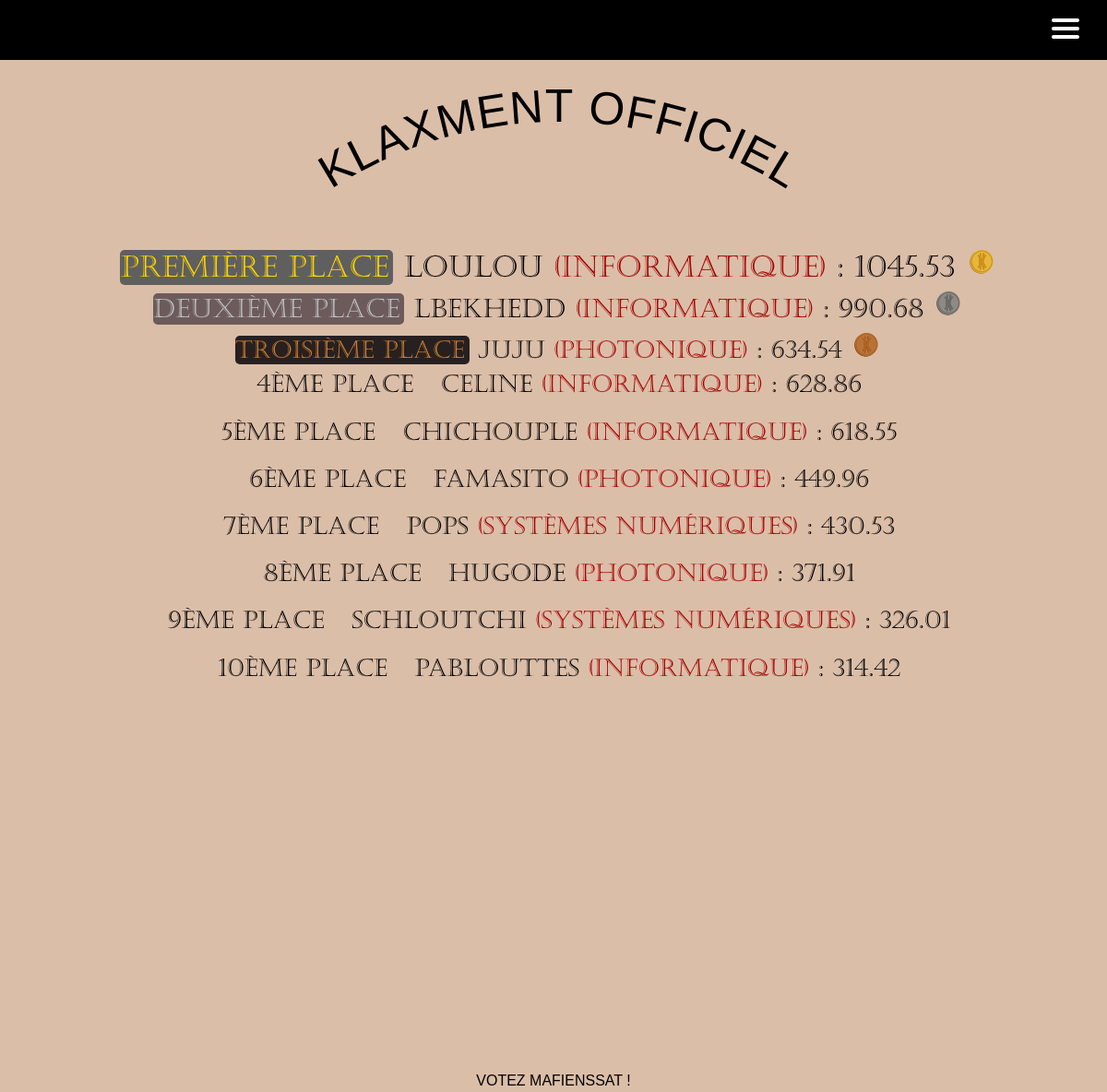
The page /klaxment/ on the database its author committed.
### main_app/models.py (models this page shows)
class User(AbstractUser):
    id = models.AutoField(primary_key=True, unique=True)
    first_name = models.CharField(max_length=30)
    last_name = models.CharField(max_length=30)
    username = models.CharField(max_length=20, unique=True)
    email = models.EmailField(unique=True, default="@enssat.fr")
    SECTOR = (
        ('INFO', 'Informatique'),
        ('PHOT', 'Photonique'),
        ('SNUM', 'Systèmes numériques'),
        ('IMR', 'IMR')
    )
    sector = models.CharField(max_length=4, choices=SECTOR, blank=True, help_text='Donne moi ta filière bro')
    created = models.DateTimeField(auto_now_add=True)
    updated = models.DateTimeField(auto_now=True)
    klax_coins = models.DecimalField(max_digits=12, decimal_places=2, default=100.00)
    activate = models.BooleanField(default=False)
    from_list = models.BooleanField(default=False)
    USERNAME_FIELD = 'email'
    REQUIRED_FIELDS = ['username']

### main_app/views.py (the view)
# urls.py: path("klaxment/", views.klaxment, name="klaxment"),
def klaxment(request):
    userList = User.objects.filter(is_staff=False, is_superuser=False, from_list=False, activate=True).order_by(
        '-klax_coins')
    try:
        user = User.objects.get(pk=request.user.id)
        pseudo = user.username
    except User.DoesNotExist:
        user = None
        pseudo = ""
    data = {'userList': userList, 'pseudo': pseudo}
    return render(request, 'nav_links/klaxment.html', data)

### templates/nav_links/klaxment.html (shortened to what this page needs)
{% extends 'main.html' %}
{% block content %}
{% load static %}
{% include 'nav.html' %}
<div class="row" id="klaxment_id">
    <div id="main_title" class="col-10">
        <h1 class="arced" id="arced">KLAXMENT OFFICIEL</h1>
        <div id="klaxment_list">
            {% for user in userList %}
                {% if forloop.counter == 1 %}
                    <h2><span id="first-span">Première place</span> {{ user.username }} <span class="sector_span">({{ user.get_sector_display }})</span> : {{user.klax_coins}} <img class="img-fluid" height="75" width="75" src="{% static 'klax_or.png' %}" alt=""/></h2>
                {% elif forloop.counter == 2 %}
                    <h3><span id="second-span">Deuxième place</span> {{ user.username }} <span class="sector_span">({{ user.get_sector_display }})</span> : {{user.klax_coins}} <img class="img-fluid" height="75" width="75" src="{% static 'klax_argent.png' %}" alt=""/></h3>
                {% elif forloop.counter == 3 %}
                    <h4><span id="third-span">Troisième place</span> {{ user.username }} <span class="sector_span">({{ user.get_sector_display }})</span> : {{user.klax_coins}} <img class="img-fluid" height="75" width="75" src="{% static 'klax_bronze.png' %}" alt=""/></h4>
                {% elif forloop.counter <= 10 %}
                    <h5><span id="after-span">{{forloop.counter}}ème place </span> {{ user.username }} <span class="sector_span">({{ user.get_sector_display }})</span> : {{user.klax_coins}}</h5>
                {% elif user.username == pseudo %}
                    <h5><span id="after-span">{{forloop.counter}}ème place </span> {{ user.username }} <span class="sector_span">({{ user.get_sector_display }})</span> : {{user.klax_coins}}</h5>
                {% endif %}
            {% endfor %}
        </div>
    </div>
</div>
<div id="vote_mafienssat_klaxment">
    <p>Votez Mafienssat !</p>
</div>
{% endblock %}

### static/styles/style.css (style rules this page uses)
body { background-color: #dbbea8; color: black; }
#klaxment_list { text-align: center; font-family: 'Castelar', Arial, sans-serif; font-weight:normal; font-style:normal; }
#klaxment_list span { padding-right: 20px; }
#first-span { color: #FFD700!important; background-color: rgb(95, 95, 95); padding-right:5px!important; border-radius: 5px; }
#second-span { color: #C0C0C0!important; background-color: rgb(109, 91, 91); padding-right:5px!important; border-radius: 5px; }
#third-span { color: #CD7F32!important; background-color: rgb(39, 32, 32); padding-right:5px!important; border-radius: 5px; }
#after-span { color: black!important; }
#klaxment_list h2 { font-size: 40px; text-transform: uppercase; margin-bottom: 0; }
#klaxment_list img { margin-bottom: 10px; }
#klaxment_list h3 { font-size: 38px; text-transform: uppercase; margin-bottom: 0; }
#klaxment_list h4 { font-size: 36px; text-transform: uppercase; margin-bottom: 0; }
#klaxment_list h5 { font-size: 34px; text-transform: uppercase; margin-bottom: 20px; }
.sector_span { color: rgb(165, 1, 1)!important; padding-right: 0!important; }
@media screen and (min-width: 1200px) and (max-width: 1400px) { #klaxment_list h2 { font-size: 35px; } }
@media screen and (min-width: 1200px) and (max-width: 1400px) { #klaxment_list h3 { font-size: 33px; } }
@media screen and (min-width: 1200px) and (max-width: 1400px) { #klaxment_list h4 { font-size: 31px; } }
@media screen and (min-width: 1200px) and (max-width: 1400px) { #klaxment_list h5 { font-size: 29px; } }
@media screen and (min-width: 1200px) and (max-width: 1400px) { .arced { font-size: 70px!important; } }
@media screen and (min-width: 800px) and (max-width: 1200px) { #klaxment_list img { width: 35px; height: 35px; } }
@media screen and (min-width: 800px) and (max-width: 1200px) { #klaxment_list h2 { font-size: 32px; } }
@media screen and (min-width: 800px) and (max-width: 1200px) { #klaxment_list h3 { font-size: 28px; } }
@media screen and (min-width: 800px) and (max-width: 1200px) { #klaxment_list h4 { font-size: 26px; } }
@media screen and (min-width: 800px) and (max-width: 1200px) { #klaxment_list h5 { font-size: 26px; } }
@media screen and (min-width: 800px) and (max-width: 1200px) { .arced { font-size: 50px!important; } }
@media screen and (max-width: 1330px) { .col-10 { flex: 0 0 auto!important; width: 100%!important; } }
* { cursor:url(https://i.ibb.co/2Whsx1h/klaxicon-5.png) 25 15, auto; }
#main_title { font-family: 'LinBiolinum', Arial, sans-serif; font-weight:normal; font-style:normal; font-size: 110px; margin-top: 20px; margin-right: 0!important; padding-right: 0!important; }
#klaxment_id { background-color: #dbbea8; color: black; }
#vote_mafienssat_klaxment { background-color: #dbbea8; font-family: 'LinBiolinum', Arial, sans-serif; font-weight:normal; font-style:normal; text-transform: uppercase; margin: 0; text-align: center; }
@media screen and (min-height: 1000px) and (max-height: 1200px) { #klaxment_id { padding-bottom: 400px; } }
#klaxment_id h1 { text-align: center; }
.arced { color: black!important; font-family: 'LinBiolinum', Arial, sans-serif; font-weight:normal; font-style:normal; font-size: 80px; margin-bottom: 50px; }

### rows shown on the page
User: username "LOULOU", sector "INFORMATIQUE", klax_coins "1045.53"
User: username "LBEKHEDD", sector "INFORMATIQUE", klax_coins "990.68"
User: username "JUJU", sector "PHOTONIQUE", klax_coins "634.54"
User: username "CELINE", sector "INFORMATIQUE", klax_coins "628.86"
User: username "CHICHOUPLE", sector "INFORMATIQUE", klax_coins "618.55"
User: username "FAMASITO", sector "PHOTONIQUE", klax_coins "449.96"
User: username "POPS", sector "SYSTÈMES NUMÉRIQUES", klax_coins "430.53"
User: username "HUGODE", sector "PHOTONIQUE", klax_coins "371.91"
User: username "SCHLOUTCHI", sector "SYSTÈMES NUMÉRIQUES", klax_coins "326.01"
User: username "PABLOUTTES", sector "INFORMATIQUE", klax_coins "314.42"
